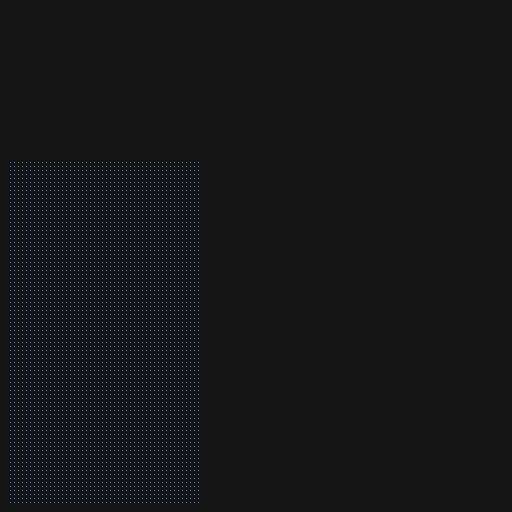
#> input picture assets/dambreak-2d.gif, 512 x 512 px
$ python -i run_mitsuba_response_aov_scene_native_probe.py   (imports and definitions only)
#> lines starting #> are read from the running program, lines starting #| are printed output that depends on the picture
#!/usr/bin/env python
"""Generate scene-aware native-style probes from response-AOV backend output."""

import argparse
import os
from datetime import datetime, timezone

try:
    from PIL import Image, ImageChops, ImageDraw, ImageFilter, ImageOps
except ImportError:  # pragma: no cover - reported at runtime.
    Image = None
    ImageChops = None
    ImageDraw = None
    ImageFilter = None
    ImageOps = None

from build_bridge_review_package import (
    format_bytes,
    image_dimensions,
    posix_rel,
    read_json,
    require_file,
    sha256_file,
    write_json,
    write_text,
)
from build_mitsuba_low_frequency_parity_texture_package import diff_stats, write_gif


BACKEND_SCHEMA = "lsfs_mitsuba_response_aov_scene_backend_adapter"
SUMMARY_SCHEMA = "lsfs_mitsuba_response_aov_scene_native_probe"


def require_pillow():
    if Image is None:
        raise SystemExit("Pillow is required to run response-AOV scene native probes")


# [7 lines left out: function resolve_path, not called in this run]


def ensure_dir(path):
    os.makedirs(path, exist_ok=True)
    return path


def clamp_byte(value):
    return max(0, min(255, int(round(value))))


def luma(r, g, b):
    return 0.2126 * r + 0.7152 * g + 0.0722 * b


def finite(value):
    return isinstance(value, (int, float))


# [59 lines left out: functions metric_bounds, normalized, parse_strengths, file_path, response_mask, not called in this run]


def max_channel_image(image):
    data = image.convert("RGB").tobytes()
    out = bytearray(len(data) // 3)
    for pixel, index in enumerate(range(0, len(data), 3)):
        out[pixel] = max(data[index], data[index + 1], data[index + 2])
    return (
        Image.frombytes("L", image.size, bytes(out))
        .filter(ImageFilter.MaxFilter(size=5))
        .filter(ImageFilter.GaussianBlur(radius=2.0))
    )


# [40 lines left out: function apply_probe, not called in this run]


def diff_visual(a, b):
    return ImageOps.autocontrast(ImageChops.difference(a.convert("RGB"), b.convert("RGB")))


# [439 lines left out: functions labeled_strip, image_asset, copy_asset, load_backend_summary, load_frame_inputs, render_candidate and 6 more, not called in this run]


# [2 lines not run here, left out]

>>> from PIL import Image
>>> picture = Image.open('../assets/dambreak-2d.gif')
#> picture is the input picture: PIL image 512x512 P; mean R, G, B 20.6, 21.9, 23.3
>>> result = max_channel_image(picture)
#> the loop in max_channel_image, `for pixel, index in enumerate(range(0, len(data), 3)):` made 262144 passes
#> index on passes 1 to 3: 0, 3, 6
#> in max_channel_image, `return ( Image.frombytes("L", image.size, bytes(out)) .filter(ImageFil..`:
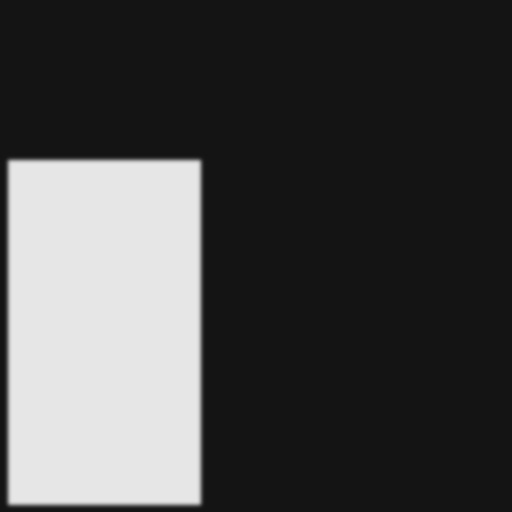
#> returned value: PIL image 512x512 L; min 20, max 230, mean 73.3

$ run again, on assets/sparse-bubble-2phase.gif
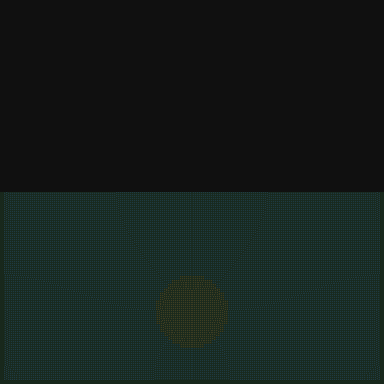
#> input picture assets/sparse-bubble-2phase.gif, 384 x 384 px
#> picture is the input picture: PIL image 384x384 P; mean R, G, B 21.3, 31, 27.7
#> the loop in max_channel_image, `for pixel, index in enumerate(range(0, len(data), 3)):` made 147456 passes
#> index on passes 1 to 3: 0, 3, 6
#> in max_channel_image, `return ( Image.frombytes("L", image.size, bytes(out)) .filter(ImageFil..`:
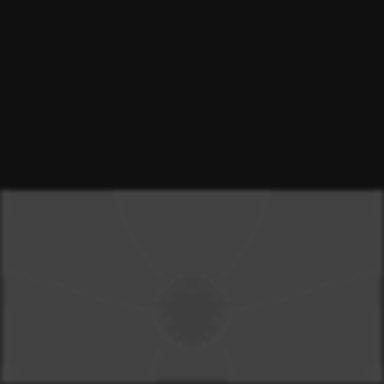
#> returned value: PIL image 384x384 L; min 16, max 69, mean 40.5

$ run again, on assets/water-rough-render.gif
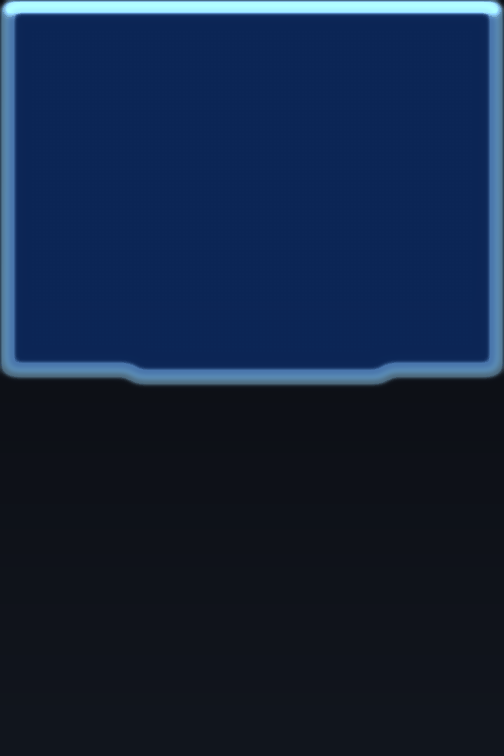
#> input picture assets/water-rough-render.gif, 504 x 756 px
#> picture is the input picture: PIL image 504x756 P; mean R, G, B 19.2, 35.6, 62.5
#> the loop in max_channel_image, `for pixel, index in enumerate(range(0, len(data), 3)):` made 381024 passes
#> index on passes 1 to 3: 0, 3, 6
#> in max_channel_image, `return ( Image.frombytes("L", image.size, bytes(out)) .filter(ImageFil..`:
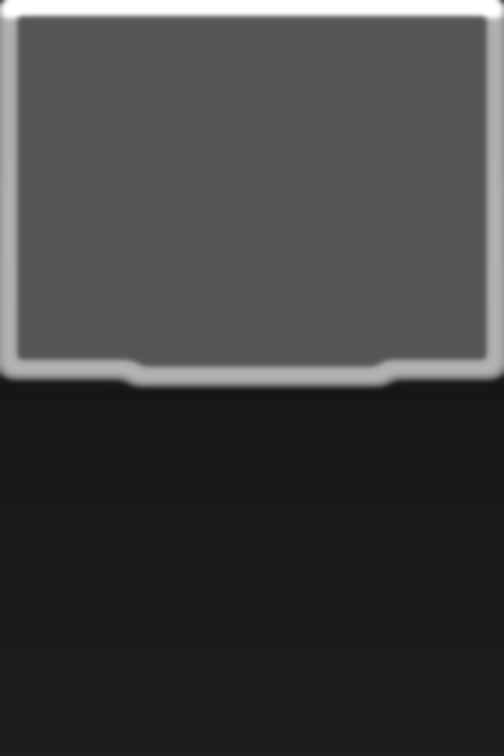
#> returned value: PIL image 504x756 L; min 22, max 255, mean 64.7
